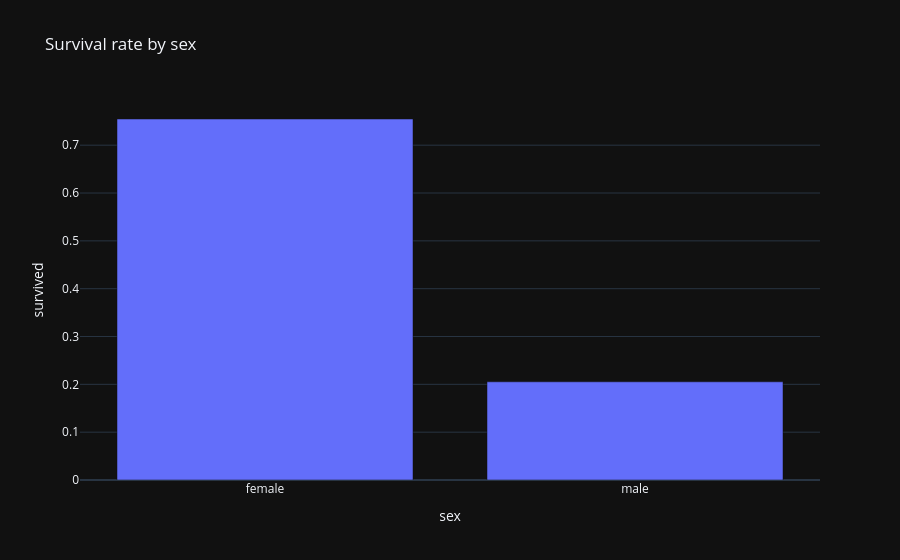

The notebook cell this image was saved under:
### Code cell
rate_sex = df.groupby("sex")["survived"].mean().reset_index()

fig = px.bar(rate_sex, x="sex", y="survived", title="Survival rate by sex")
fig.show()

### Figure 1 — Plotly figure (JSON) as saved in the notebook; plotly's stock layout.template omitted (floating-point values rounded to 4 significant figures)
{"data": [{"hovertemplate": "sex=%{x}<br>survived=%{y}<extra></extra>", "legendgroup": "", "marker": {"color": "#636efa", "pattern": {"shape": ""}}, "name": "", "orientation": "v", "showlegend": false, "textposition": "auto", "x": ["female", "male"], "xaxis": "x", "y": [0.7548, 0.2053], "yaxis": "y", "type": "bar"}], "layout": {"xaxis": {"anchor": "y", "domain": [0.0, 1.0], "title": {"text": "sex"}}, "yaxis": {"anchor": "x", "domain": [0.0, 1.0], "title": {"text": "survived"}}, "legend": {"tracegroupgap": 0}, "title": {"text": "Survival rate by sex"}, "barmode": "relative"}}
